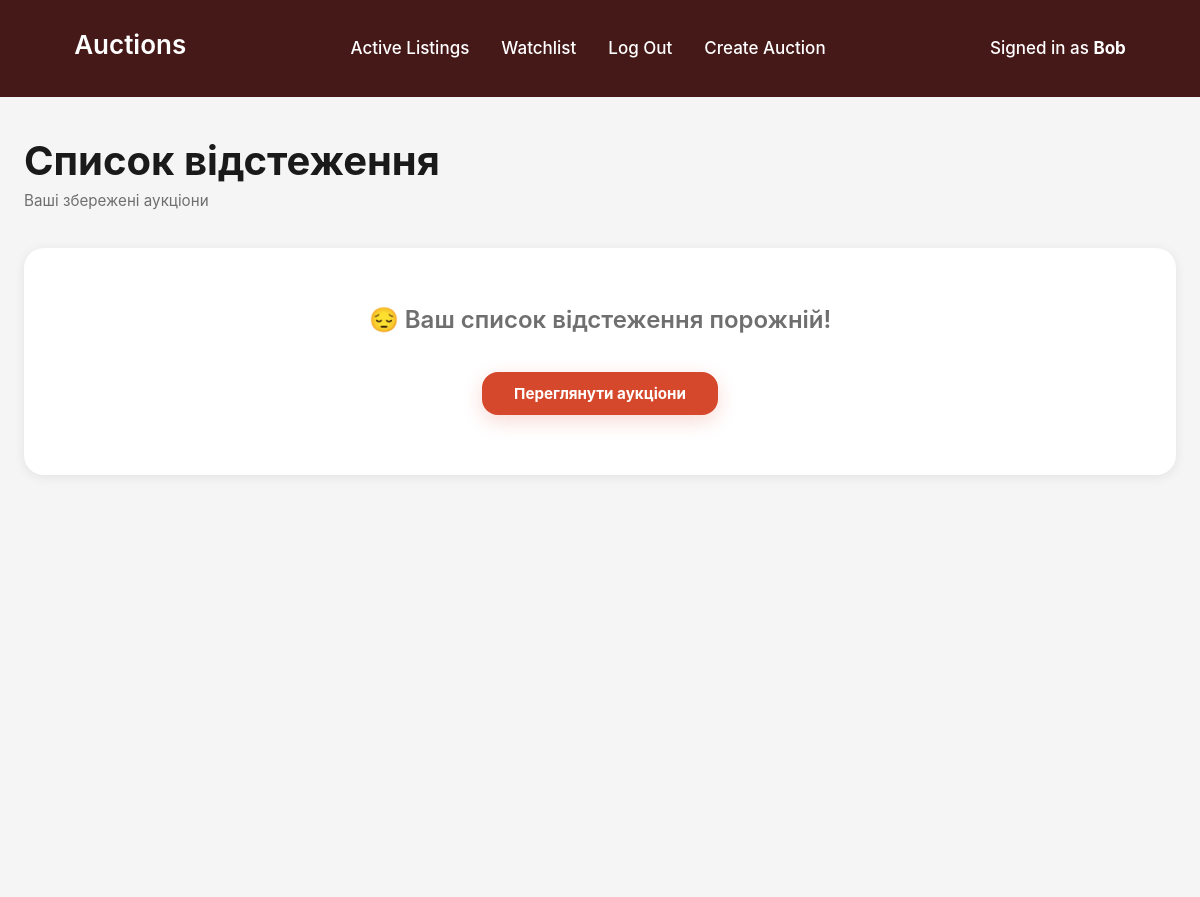
Before: /watchlist/ (signed in) with the older database file.
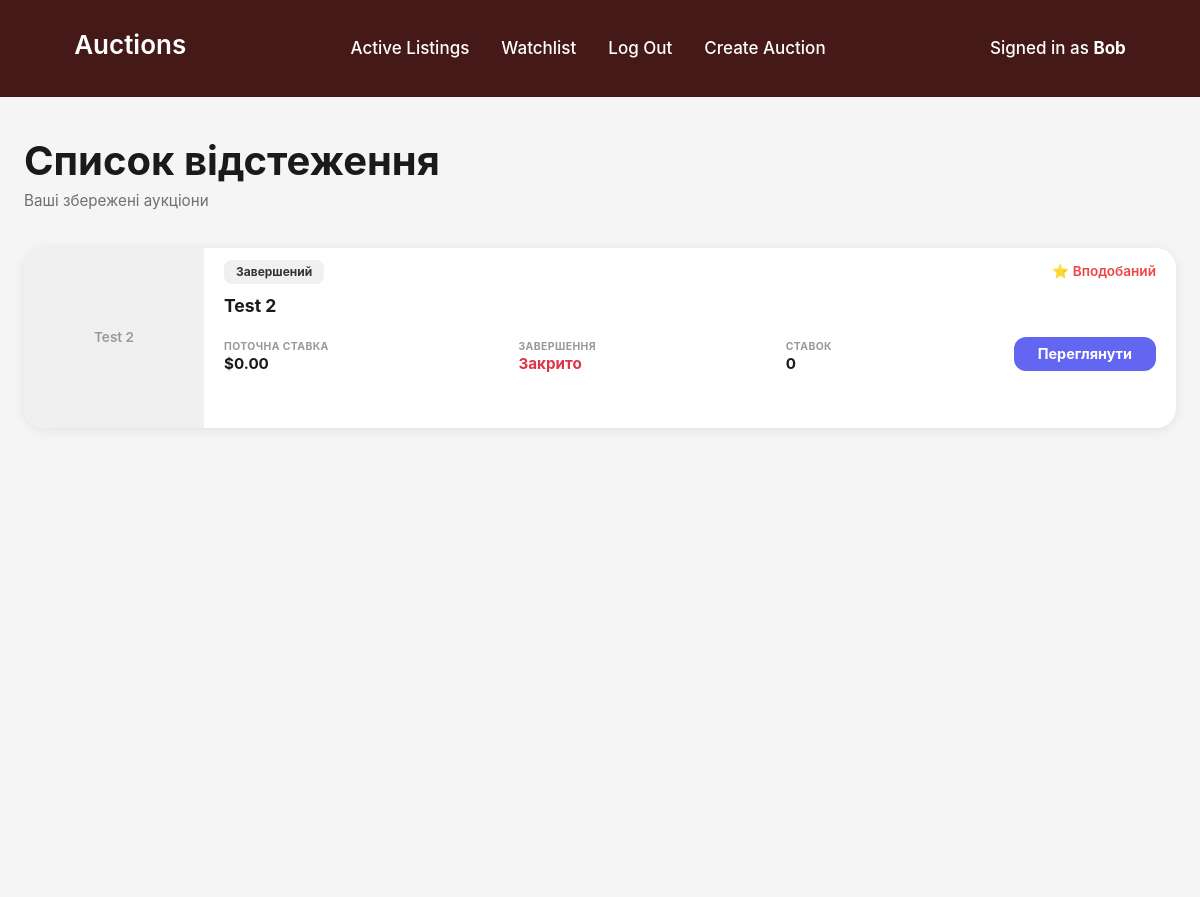
After: the same page with the newer database file.
### auctions/models.py (models this page shows, shortened)
class Auctions(models.Model):
    CATEGORY_CHOICES = [
        ('tech', 'Technology'),
        ('art', 'Fine Art'),
        ('fashion', 'Fashion'),
        ('home', 'Home & Garden'),
        ('other', 'Other'),
    ]
    name = models.CharField(max_length=64)
    description = models.TextField()
    start_price = models.DecimalField(max_digits=10, decimal_places=2)
    image = models.ImageField(upload_to="auction_images/", blank=True, null=True)
    active = models.BooleanField(default=True)
    category = models.CharField(
        max_length=20,
        choices=CATEGORY_CHOICES,
        default='other'
    )
    owner = models.ForeignKey(User, on_delete=models.CASCADE, related_name="my_auctions", null=True, blank=True)
    winner = models.ForeignKey(User, on_delete=models.SET_NULL, null=True, blank=True, related_name="won_auctions")
    end_time = models.DateTimeField(null=True, blank=True)
    def current_price(self):
        max_bid = self.bids.aggregate(models.Max("amount"))["amount__max"]
        return max_bid if max_bid else self.start_price

### auctions/views.py (the view)
# urls.py: path("watchlist/", views.watchlist, name="watchlist")
@login_required
def watchlist(request):
    close_expired_auctions()
    auctions = Auctions.objects.filter(watchlisted_by__user=request.user)
    return render(request, "auctions/watchlist.html", {
        "auctions": auctions
    })

### auctions/views.py (called while the page is built)
def close_expired_auctions():
    now = timezone.now()
    expired_auctions = Auctions.objects.filter(active=True, end_time__isnull=False, end_time__lte=now)
    for auction in expired_auctions:
        highest_bid = auction.bids.order_by("-amount").first()
        if highest_bid:
            auction.winner = highest_bid.user
        auction.active = False
        auction.save()

### auctions/templates/auctions/watchlist.html
{% extends "auctions/layout.html" %}
{% block content %}
<div class="watchlist-page">
    <div class="watchlist-header">
        <div class="watchlist-header-content">
            <h1 class="watchlist-title">Список відстеження</h1>
            <p class="watchlist-subtitle">Ваші збережені аукціони</p>
        </div>
    </div>
    {% if auctions %}
    <div class="watchlist-container">
        <div class="auctions-list-container">
            {% for auction in auctions %}
            <div class="auction-list-item">
                <div class="auction-item-image">
                    {% if auction.image %}
                        <img src="{{ auction.image.url }}" alt="{{ auction.name }}">
                    {% else %}
                        <div class="no-image-placeholder">{{ auction.name }}</div>
                    {% endif %}
                </div>
                <div class="auction-item-body">
                    <div class="auction-item-header">
                        <span class="category-badge">{% if auction.active %}Активний{% else %}Завершений{% endif %}</span>
                        <span class="hot-interest">⭐ Вподобаний</span>
                    </div>
                    <h4 class="auction-item-title">{{ auction.name }}</h4>
                    <div class="auction-item-footer">
                        <div class="auction-item-stats">
                            <div class="stat-item">
                                <div class="stat-label">ПОТОЧНА СТАВКА</div>
                                <div class="stat-value">${{ auction.current_price }}</div>
                            </div>
                            <div class="stat-item">
                                <div class="stat-label">ЗАВЕРШЕННЯ</div>
                                <div class="stat-value">
                                    {% if auction.active %}
                                        {% if auction.end_time %}
                                            <span class="card-countdown" data-endtime="{{ auction.end_time|date:'c' }}">Завантаження...</span>
                                        {% else %}
                                            <span style="color: #6c757d; font-weight: normal;">Безліміт</span>
                                        {% endif %}
                                    {% else %}
                                        <span style="color: #dc3545; font-weight: bold;">Закрито</span>
                                    {% endif %}
                                </div>
                            </div>
                            <div class="stat-item">
                                <div class="stat-label">СТАВОК</div>
                                <div class="stat-value">{{ auction.bids.count }}</div>
                            </div>
                        </div>
                        <a href="{% url 'auction' auction.id %}" class="button-view-details">Переглянути</a>
                    </div>
                </div>
            </div>
            {% endfor %}
        </div>
    </div>
    {% else %}
        <div class="watchlist-container">
            <div class="empty-watchlist">
                <p class="watchlist-empty">😔 Ваш список відстеження порожній!</p>
                <a href="{% url 'index' %}" class="button-featured">Переглянути аукціони</a>
            </div>
        </div>
    {% endif %}
</div>
{% endblock %}

Changed rows visible on the page:
added Auctions: name "Test 2", active "Завершений", current_price "0.00", bids.count "0"
Other visible differences:
text no longer shown: "😔 Ваш список відстеження порожній! Переглянути аукціони"
